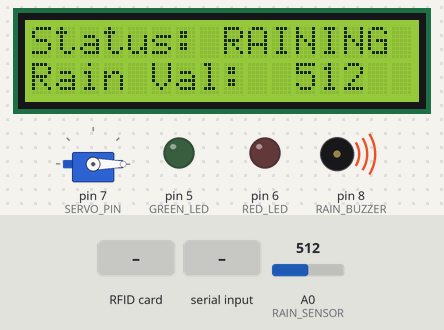
A sketch run on a simulated Arduino Uno, built with avr-gcc and run on an emulated ATmega328P. On the bench: 16×2 character LCD, servo, output pins drawn as LEDs (lit = HIGH), buzzer (waves = sounding, pin HIGH). Inputs (shaded band) come from the test bench; at power-on: A0 (RAIN_SENSOR) = 512. Pins used as bus, display or sensor lines are not drawn; what the sketch prints to the serial monitor is not drawn.

Above: at 1.3 s.
1.4 s: RFID card 5E 7A 19 C4 held to the reader
At 2.2 s:
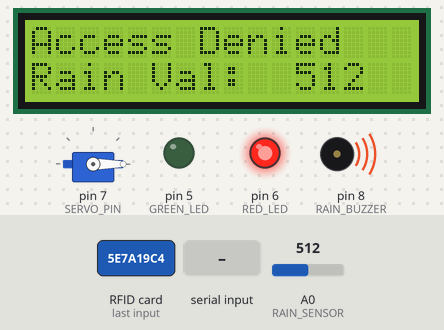
3.9 s: "RAIN_OFF\n" received over Serial
At 4.9 s:
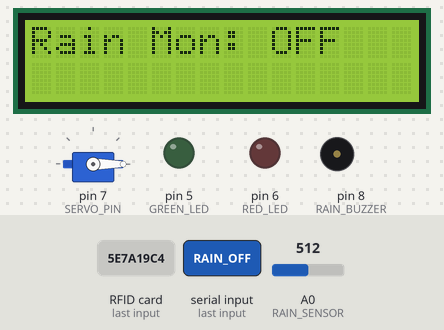
5.4 s: RFID card 5E 7A 19 C4 held to the reader
At 7.0 s:
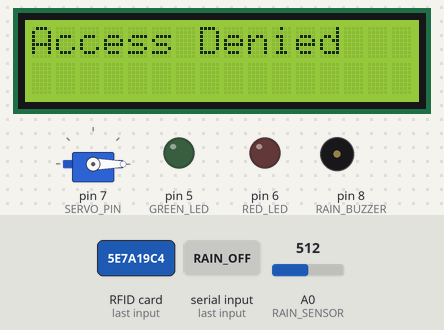
7.9 s: "DOOR_UNLOCK\n" received over Serial
At 8.7 s:
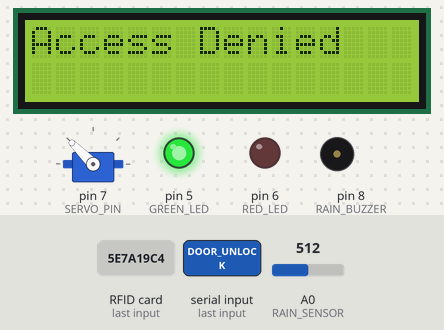
9.4 s: "RAIN_ON\n" received over Serial
At 10.0 s:
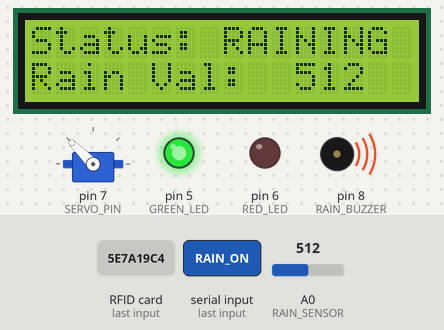
10.9 s: A0 (RAIN_SENSOR) set to 990
At 11.4 s:
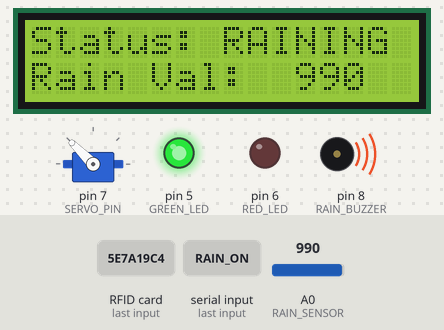
12.5 s: A0 (RAIN_SENSOR) set to 1007
Timing chart, 0 to 15.1 s (numbered marks = the images above; inputs shaded):
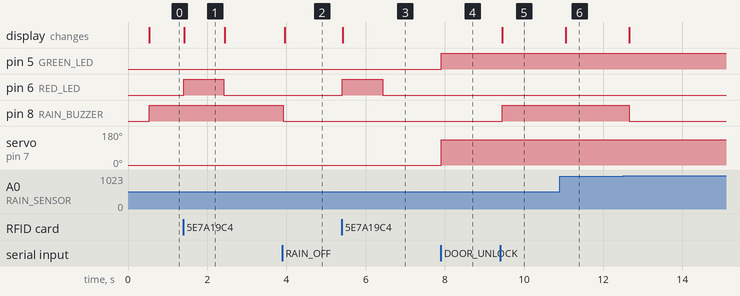

Measured:
- after the input at 1.4 s, pin 6 (RED_LED): LOW → HIGH at once, → LOW 1.0 s later; the display: changes at once (image 1)
- after the input at 3.9 s, pin 8 (RAIN_BUZZER): HIGH → LOW at once; the display: changes after 0.06 s (image 2)
- after the input at 5.4 s, pin 6 (RED_LED): LOW → HIGH at once, → LOW 1.0 s later; the display: changes at once (image 3)
- after the input at 7.9 s, pin 5 (GREEN_LED): LOW → HIGH at once; servo on pin 7 (SERVO_PIN): 0° → 135° at once
- after the input at 9.4 s, pin 8 (RAIN_BUZZER): LOW → HIGH after 0.05 s; the display: changes after 0.05 s (image 5)
- after the input at 10.9 s, the display: changes after 0.15 s (image 6)
- after the input at 12.5 s, pin 8 (RAIN_BUZZER): HIGH → LOW after 0.16 s

The sketch:

doorlock_rain.ino
```cpp
#include <RFID.h>
#include <SPI.h>
#include <LiquidCrystal_I2C.h>
#include <Servo.h>

#define RAIN_SENSOR A0
#define RAIN_BUZZER 8
#define SS_PIN 10
#define RST_PIN 9
#define SERVO_PIN 7
#define RED_LED 6
#define GREEN_LED 5

const int RAIN_THRESHOLD = 1000;
long DOOR_OPEN_TIME = 5000;

Servo servo;
RFID rfid(SS_PIN, RST_PIN);
LiquidCrystal_I2C lcd(0x27, 16, 2);

int masterKey[5] = {83, 192, 191, 42, 6};
unsigned long doorTimer = 0;
bool isDoorOpen = false;
bool rainSystemActive = true;

void setup() {
  Serial.begin(9600);
  SPI.begin();
  rfid.init();

  pinMode(RAIN_SENSOR, INPUT);
  pinMode(RAIN_BUZZER, OUTPUT);
  pinMode(RED_LED, OUTPUT);
  pinMode(GREEN_LED, OUTPUT);

  lcd.init();
  lcd.backlight();
  lcd.clear();
  lcd.setCursor(0,0);
  lcd.print("System Ready");

  servo.attach(SERVO_PIN);
  lockDoor();

  Serial.println("System Initialized...");
}

void loop() {
  // rain check
  monitorRainBackground();

  // rain -> door closes
  if (isDoorOpen && (millis() - doorTimer >= DOOR_OPEN_TIME)) {
    lockDoor();
    digitalWrite(GREEN_LED, LOW);
  }

  // rfid check
  if (rfid.isCard() && rfid.readCardSerial()) {
    handleRFID();
    rfid.halt();
  }

  if (Serial.available()) {
    String command = Serial.readStringUntil('\n');
    command.trim();

    if (command.equalsIgnoreCase("RAIN_ON")) {
      rainSystemActive = true;
      Serial.println("ACK: Rain System ON");
    }
    else if (command.equalsIgnoreCase("RAIN_OFF")) {
      rainSystemActive = false;
      digitalWrite(RAIN_BUZZER, LOW);
      lcd.setCursor(0, 0);
      lcd.print("Rain Mon: OFF   ");
      lcd.setCursor(0, 1);
      lcd.print("                   ");
      Serial.println("ACK: Rain System OFF");
    }

    else if (command.equalsIgnoreCase("GET_RAIN")) {
       int val = analogRead(RAIN_SENSOR);
       if (val < RAIN_THRESHOLD) {
         Serial.println("RAINING");
       } else {
         Serial.println("NO RAIN");
       }
    }

    else if (command.equalsIgnoreCase("DOOR_LOCK")) {
      lockDoor();
      DOOR_OPEN_TIME = 5000;
      Serial.println("Door Locked.");
    }

    else if (command.equalsIgnoreCase("DOOR_UNLOCK")) {
      unlockDoor();
      DOOR_OPEN_TIME = 99999999;
      Serial.println("Door Unlocked.");
    }


    else if (command.length() > 0) {
      Serial.print("ERR: Unknown - ");
      Serial.println(command);
    }
  }
}

void monitorRainBackground() {
  if (!rainSystemActive) return;

  int sensorValue = analogRead(RAIN_SENSOR);

  // lcd print
  static unsigned long lastLcdUpdate = 0;
  if (millis() - lastLcdUpdate > 500) {
    char bufNum[17];
    snprintf(bufNum, sizeof(bufNum), "Rain Val: %4d  ", sensorValue);
    lcd.setCursor(0, 1);
    lcd.print(bufNum);
    lastLcdUpdate = millis();

    // buzz if rain
    if (sensorValue < RAIN_THRESHOLD) {
      lcd.setCursor(0, 0);
      lcd.print("Status: RAINING ");
      digitalWrite(RAIN_BUZZER, HIGH);
    } else {
      lcd.setCursor(0, 0);
      lcd.print("Status: NO RAIN ");
      digitalWrite(RAIN_BUZZER, LOW);
    }
  }
}

void handleRFID() {
  bool valid = true;

  for (int i = 0; i < 5; i++) {
    if (masterKey[i] != rfid.serNum[i]) {
      valid = false;
      break;
    }
  }

  if (valid) {
    Serial.println("Access Granted");
    digitalWrite(GREEN_LED, HIGH);
    digitalWrite(RED_LED, LOW);
    unlockDoor();

    doorTimer = millis();
    isDoorOpen = true;

    lcd.setCursor(0, 0);
    lcd.print("Access Granted  ");
    delay(1000);

  } else {
    Serial.println("Access Denied");
    digitalWrite(RED_LED, HIGH);
    lcd.setCursor(0, 0);
    lcd.print("Access Denied   ");
    delay(1000);
    digitalWrite(RED_LED, LOW);
  }
}

void lockDoor() {
  servo.write(0);
  isDoorOpen = false;
  digitalWrite(GREEN_LED, LOW);
}

void unlockDoor() {
  servo.write(135);
  isDoorOpen = true;
  doorTimer = millis();
  digitalWrite(GREEN_LED, HIGH);
}
```
